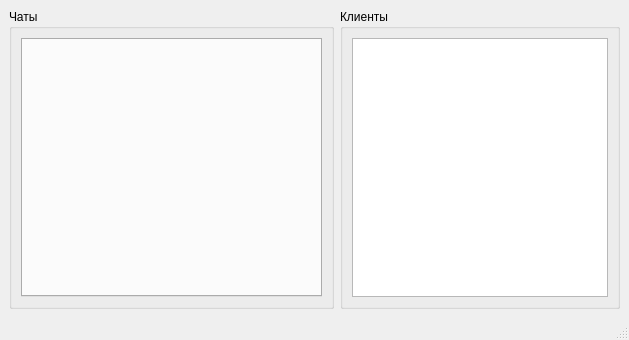
<?xml version="1.0" encoding="UTF-8"?>
<ui version="4.0">
 <class>MainWindow</class>
 <widget class="QMainWindow" name="MainWindow">
  <property name="geometry">
   <rect>
    <x>0</x>
    <y>0</y>
    <width>629</width>
    <height>340</height>
   </rect>
  </property>
  <property name="windowTitle">
   <string>Server</string>
  </property>
  <widget class="QWidget" name="centralwidget">
   <layout class="QHBoxLayout" name="horizontalLayout" stretch="3,0">
    <item>
     <widget class="QGroupBox" name="grpChats">
      <property name="title">
       <string>Чаты</string>
      </property>
      <layout class="QVBoxLayout" name="verticalLayout_2">
       <item>
        <widget class="QTabWidget" name="tbClientsChat">
         <property name="tabsClosable">
          <bool>true</bool>
         </property>
        </widget>
       </item>
      </layout>
     </widget>
    </item>
    <item>
     <widget class="QGroupBox" name="grpClients">
      <property name="title">
       <string>Клиенты</string>
      </property>
      <layout class="QVBoxLayout" name="verticalLayout">
       <item>
        <widget class="QListWidget" name="lstClients"/>
       </item>
      </layout>
     </widget>
    </item>
   </layout>
  </widget>
  <widget class="QMenuBar" name="menubar">
   <property name="geometry">
    <rect>
     <x>0</x>
     <y>0</y>
     <width>629</width>
     <height>21</height>
    </rect>
   </property>
  </widget>
  <widget class="QStatusBar" name="statusbar"/>
 </widget>
 <resources/>
 <connections/>
</ui>
